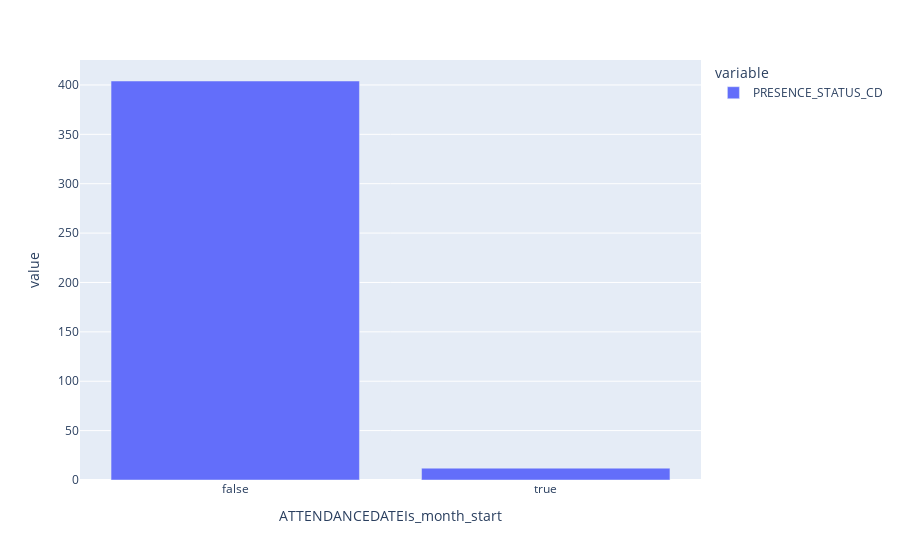

Notebook cell for this chart:
### Code cell
df_temp = df.loc[89271.0][["PRESENCE_STATUS_CD", "ATTENDANCEDATEIs_month_start"]]

df_present = df_temp[df_temp["PRESENCE_STATUS_CD"] == "Present"]
df_present.groupby("ATTENDANCEDATEIs_month_start")["PRESENCE_STATUS_CD"].count().plot(
    kind="bar"
)

### Figure 1 — Plotly figure (JSON) as saved in the notebook; plotly's stock layout.template omitted (floating-point values rounded to 4 significant figures)
{"data": [{"alignmentgroup": "True", "hovertemplate": "variable=PRESENCE_STATUS_CD<br>ATTENDANCEDATEIs_month_start=%{x}<br>value=%{y}<extra></extra>", "legendgroup": "PRESENCE_STATUS_CD", "marker": {"color": "#636efa", "pattern": {"shape": ""}}, "name": "PRESENCE_STATUS_CD", "offsetgroup": "PRESENCE_STATUS_CD", "orientation": "v", "showlegend": true, "textposition": "auto", "type": "bar", "x": [false, true], "xaxis": "x", "y": [404, 12], "yaxis": "y"}], "layout": {"barmode": "relative", "legend": {"title": {"text": "variable"}, "tracegroupgap": 0}, "margin": {"t": 60}, "xaxis": {"anchor": "y", "domain": [0, 1], "title": {"text": "ATTENDANCEDATEIs_month_start"}}, "yaxis": {"anchor": "x", "domain": [0, 1], "title": {"text": "value"}}}}
